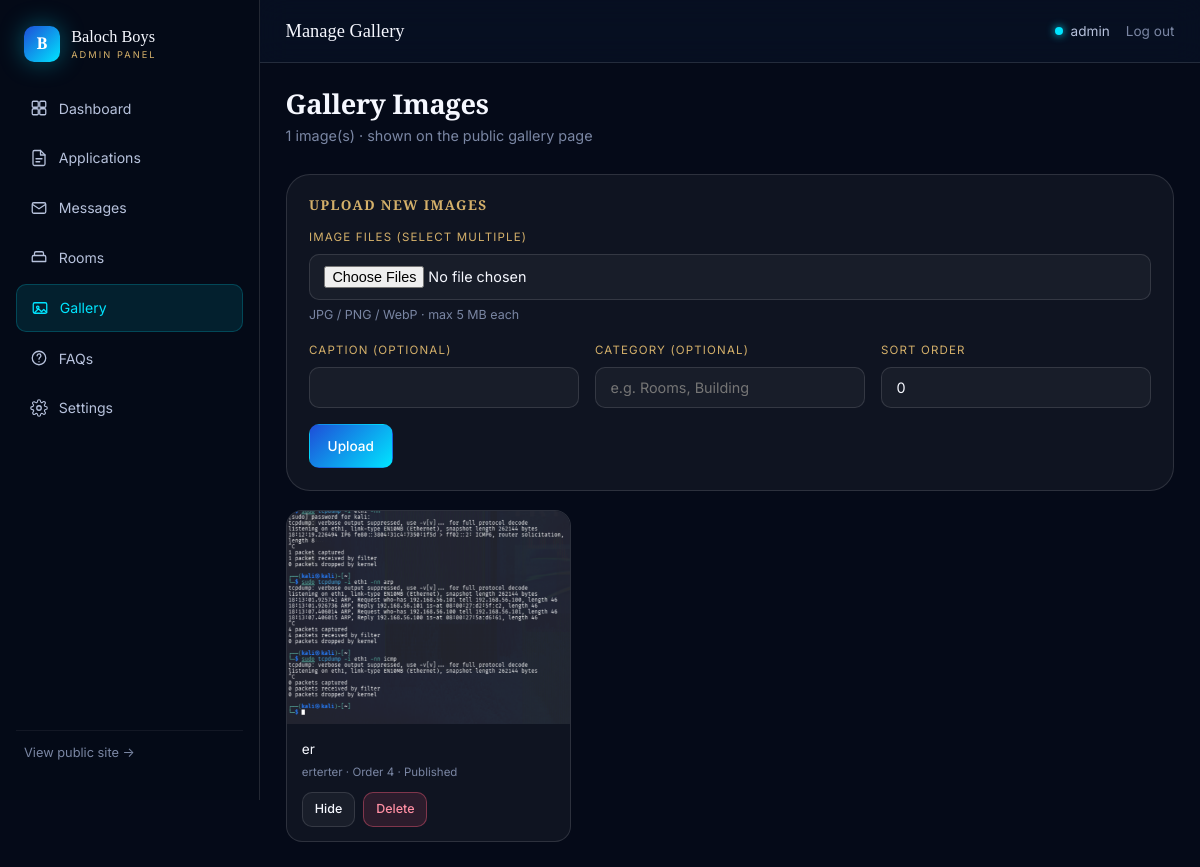
Page /admin/gallery (signed in) on the committed database.
### models.py (models this page shows, shortened)
class GalleryImage(db.Model):
    __tablename__ = "gallery_images"
    id = db.Column(db.Integer, primary_key=True)
    filename = db.Column(db.String(200), nullable=False)
    caption = db.Column(db.String(200), nullable=True)
    category = db.Column(db.String(40), nullable=True)
    sort_order = db.Column(db.Integer, default=0, nullable=False)
    is_published = db.Column(db.Boolean, default=True, nullable=False, index=True)
    created_at = db.Column(db.DateTime, default=datetime.utcnow, nullable=False)

### app.py (the view)
@admin_bp.route("/gallery")
@login_required
def gallery_admin():
    rows = GalleryImage.query.order_by(
        GalleryImage.sort_order.asc(), GalleryImage.id.desc()
    ).all()
    return render_template("admin/gallery.html", images=rows)

### app.py (called while the page is built)
@app.after_request
def _security_headers(response):
    response.headers.setdefault("X-Content-Type-Options", "nosniff")
    response.headers.setdefault("X-Frame-Options", "SAMEORIGIN")
    response.headers.setdefault("Referrer-Policy", "strict-origin-when-cross-origin")
    response.headers.setdefault(
        "Permissions-Policy", "camera=(), microphone=(), geolocation=()"
    )
    response.headers.setdefault(
        "Content-Security-Policy",
        "default-src 'self'; "
        "img-src 'self' data:; "
        "style-src 'self' 'unsafe-inline' https://fonts.googleapis.com; "
        "font-src 'self' https://fonts.gstatic.com; "
        "script-src 'self' 'unsafe-inline'; "
        "connect-src 'self'; "
        "frame-ancestors 'self'; "
        "base-uri 'self'; "
        "form-action 'self'"
    )
    return response

def login_required(fn):
    @wraps(fn)
    def wrapper(*args, **kwargs):
        if not session.get("admin_id"):
            return redirect(url_for("admin.login", next=request.path))
        return fn(*args, **kwargs)
    return wrapper

@admin_bp.context_processor
def inject_admin_globals():
    unread = ContactMessage.query.filter_by(is_read=False).count()
    return {"unread_message_count": unread}

@app.context_processor
def inject_globals():
    class _Settings:
        contact_phone = SiteSettings.get("contact_phone")
        whatsapp_number = SiteSettings.get("whatsapp_number")
        hero_image = SiteSettings.get("hero_image")
    return {
        "site_settings": _Settings(),
        "current_year": date.today().year,
    }

### models.py (called while the page is built)
    @classmethod
    def get(cls, key, default=None):
        row = cls.query.filter_by(key=key).first()
        return row.value if row else default

### templates/admin/gallery.html (shortened to what this page needs)
{% extends "admin/admin_base.html" %}
{% block page_title %}Manage Gallery{% endblock %}
{% block content %}
<h1 class="admin-h1">Gallery Images</h1>
<p class="admin-sub">{{ images|length }} image(s) · shown on the public gallery page</p>
<div class="admin-card">
  <h3 style="font-size:0.85rem;letter-spacing:0.1em;text-transform:uppercase;color:var(--gold);margin:0 0 1rem;">
    Upload New Images
  </h3>
  <form method="POST" action="{{ url_for('admin.upload_gallery') }}"
        class="admin-form" enctype="multipart/form-data">
    <div class="admin-form__row">
      <label>Image Files (select multiple)</label>
      <input type="file" name="images" multiple required
             accept=".jpg,.jpeg,.png,.webp">
      <small style="color:var(--text-lo);font-size:0.78rem;display:block;margin-top:0.3rem;">
        JPG / PNG / WebP · max 5 MB each
      </small>
    </div>
    <div style="display:grid;grid-template-columns:1fr 1fr 1fr;gap:1rem;">
      <div class="admin-form__row">
        <label>Caption (optional)</label>
        <input type="text" name="caption" maxlength="200">
      </div>
      <div class="admin-form__row">
        <label>Category (optional)</label>
        <input type="text" name="category" maxlength="40"
               placeholder="e.g. Rooms, Building">
      </div>
      <div class="admin-form__row">
        <label>Sort Order</label>
        <input type="number" name="sort_order" value="0">
      </div>
    </div>
    <button type="submit" class="admin-btn admin-btn--primary">Upload</button>
  </form>
</div>
{% if images and images|length > 0 %}
  <div class="admin-gallery-grid">
    {% for img in images %}
      <div class="admin-gallery-item">
        <img src="{{ url_for('static', filename='uploads/gallery/' ~ img.filename) }}"
             alt="{{ img.caption or img.filename }}" loading="lazy">
        <div class="admin-gallery-item__body">
          {% if img.caption %}
            <div style="font-size:0.85rem;color:var(--text-hi);margin-bottom:0.2rem;">
              {{ img.caption }}
            </div>
          {% endif %}
          <div style="font-size:0.72rem;color:var(--text-lo);">
            {% if img.category %}{{ img.category }} · {% endif %}
            Order {{ img.sort_order }} ·
            {% if img.is_published %}Published{% else %}Hidden{% endif %}
          </div>
          <div class="admin-actions" style="margin-top:0.6rem;">
            <form method="POST" action="{{ url_for('admin.toggle_gallery', img_id=img.id) }}"
                  style="display:inline;">
              <button type="submit" class="admin-btn admin-btn--sm">
                {% if img.is_published %}Hide{% else %}Publish{% endif %}
              </button>
            </form>
            <form method="POST" action="{{ url_for('admin.delete_gallery', img_id=img.id) }}"
                  style="display:inline;">
              <button type="submit" class="admin-btn admin-btn--sm admin-btn--danger"
                      data-confirm="Delete this image permanently?">Delete</button>
            </form>
          </div>
        </div>
      </div>
    {% endfor %}
  </div>
{% else %}
  <div class="admin-card admin-empty">No images yet. Upload some above.</div>
{% endif %}
{% endblock %}

### static/css/public.css (style rules this page uses)
:root { --navy-950: #050a18; --navy-900: #081226; --navy-800: #0d1b36; --navy-700: #12244a; --charcoal: #14161d; --royal: #1e4ed8; --royal-bright: #2f6bff; --cyan: #00e5ff; --cyan-soft: #6ff3ff; --gold: #d4b06a; --gold-bright: #f0d89a; --gold-dim: #9c7f45; --text-hi: #f6f8ff; --text-mid: #b7c2dc; --text-lo: #7a86a3; --glass-bg: rgba(255, 255, 255, 0.045); --glass-bg-hi: rgba(255, 255, 255, 0.08); --glass-border: rgba(255, 255, 255, 0.12); --glass-border-hi: rgba(0, 229, 255, 0.35); --grad-royal: linear-gradient(135deg, var(--royal) 0%, var(--cyan) 100%); --grad-gold: linear-gradient(135deg, var(--gold-dim) 0%, var(--gold-bright) 50%, var(--gold) 100%); --grad-surface: linear-gradient(180deg, var(--navy-900) 0%, var(--navy-950) 100%); --grad-aurora: radial-gradient(1200px 600px at 15% -10%, rgba(30, 78, 216, 0.28), transparent 60%), radial-gradient(1000px 500px at 90% 10%, rgba(0, 229, 255, 0.14), transparent 55%), radial-gradient(900px 700px at 50% 110%, rgba(212, 176, 106, 0.10), transparent 60%); --shadow-sm: 0 4px 14px rgba(0, 0, 0, 0.35); --shadow-md: 0 14px 40px rgba(0, 0, 0, 0.45); --shadow-lg: 0 30px 80px rgba(0, 0, 0, 0.55); --glow-cyan: 0 0 24px rgba(0, 229, 255, 0.35); --glow-gold: 0 0 24px rgba(212, 176, 106, 0.35); --r-sm: 10px; --r-md: 16px; --r-lg: 24px; --r-xl: 34px; --r-pill: 999px; --font-display: "Playfair Display", "Cormorant Garamond", Georgia, serif; --font-body: "Inter", "Manrope", "Segoe UI", system-ui, -apple-system, sans-serif; --ease-out: cubic-bezier(0.16, 1, 0.3, 1); --ease-inout: cubic-bezier(0.65, 0, 0.35, 1); --dur-fast: 180ms; --dur-med: 380ms; --dur-slow: 700ms; --container: 1200px; --nav-h: 78px; }
*, *::before, *::after { box-sizing: border-box; }
html { scroll-behavior: smooth; -webkit-text-size-adjust: 100%; }
body { margin: 0; font-family: var(--font-body); color: var(--text-mid); background: var(--navy-950); background-image: var(--grad-aurora); background-attachment: fixed; line-height: 1.65; overflow-x: hidden; -webkit-font-smoothing: antialiased; }
img { max-width: 100%; display: block; }
button { font: inherit; color: inherit; background: none; border: none; cursor: pointer; }
h1, h2, h3, h4 { font-family: var(--font-display); color: var(--text-hi); font-weight: 600; line-height: 1.12; margin: 0 0 0.5em; letter-spacing: -0.01em; }
h1 { font-size: clamp(2.6rem, 6vw, 5rem); }
h3 { font-size: clamp(1.35rem, 2.4vw, 1.8rem); }
p { margin: 0 0 1em; }

### rows in the picture
GalleryImage: filename (picture), caption "er", category "erterter", sort_order "4", is_published "Published"

### other values in the picture
{{ images|length }} "1"
